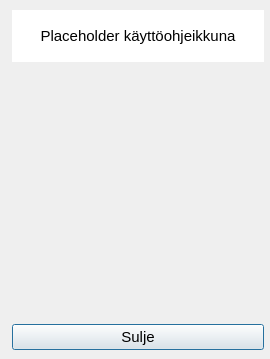
<?xml version="1.0" encoding="UTF-8"?>
<ui version="4.0">
 <class>Dialog</class>
 <widget class="QDialog" name="Dialog">
  <property name="geometry">
   <rect>
    <x>0</x>
    <y>0</y>
    <width>270</width>
    <height>359</height>
   </rect>
  </property>
  <property name="windowTitle">
   <string>Käyttöohje</string>
  </property>
  <widget class="QWidget" name="">
   <property name="geometry">
    <rect>
     <x>12</x>
     <y>10</y>
     <width>252</width>
     <height>340</height>
    </rect>
   </property>
   <layout class="QVBoxLayout" name="verticalLayout">
    <item>
     <widget class="QLabel" name="label">
      <property name="sizePolicy">
       <sizepolicy hsizetype="Preferred" vsizetype="Preferred">
        <horstretch>0</horstretch>
        <verstretch>0</verstretch>
       </sizepolicy>
      </property>
      <property name="font">
       <font>
        <pointsize>11</pointsize>
       </font>
      </property>
      <property name="styleSheet">
       <string notr="true">color: rgb(0, 0, 0);
background-color: rgb(255, 255, 255);</string>
      </property>
      <property name="text">
       <string>Placeholder käyttöohjeikkuna</string>
      </property>
      <property name="alignment">
       <set>Qt::AlignCenter</set>
      </property>
     </widget>
    </item>
    <item>
     <widget class="QLabel" name="labelLogo">
      <property name="minimumSize">
       <size>
        <width>250</width>
        <height>250</height>
       </size>
      </property>
      <property name="maximumSize">
       <size>
        <width>250</width>
        <height>250</height>
       </size>
      </property>
      <property name="text">
       <string/>
      </property>
      <property name="pixmap">
       <pixmap>../docs/Pictures/logo_ilman_tekstia_Square310x310Logo.scale-150.png</pixmap>
      </property>
      <property name="scaledContents">
       <bool>true</bool>
      </property>
     </widget>
    </item>
    <item>
     <widget class="QPushButton" name="closePushButton">
      <property name="font">
       <font>
        <pointsize>11</pointsize>
       </font>
      </property>
      <property name="text">
       <string>Sulje</string>
      </property>
     </widget>
    </item>
   </layout>
  </widget>
 </widget>
 <resources/>
 <connections/>
</ui>
